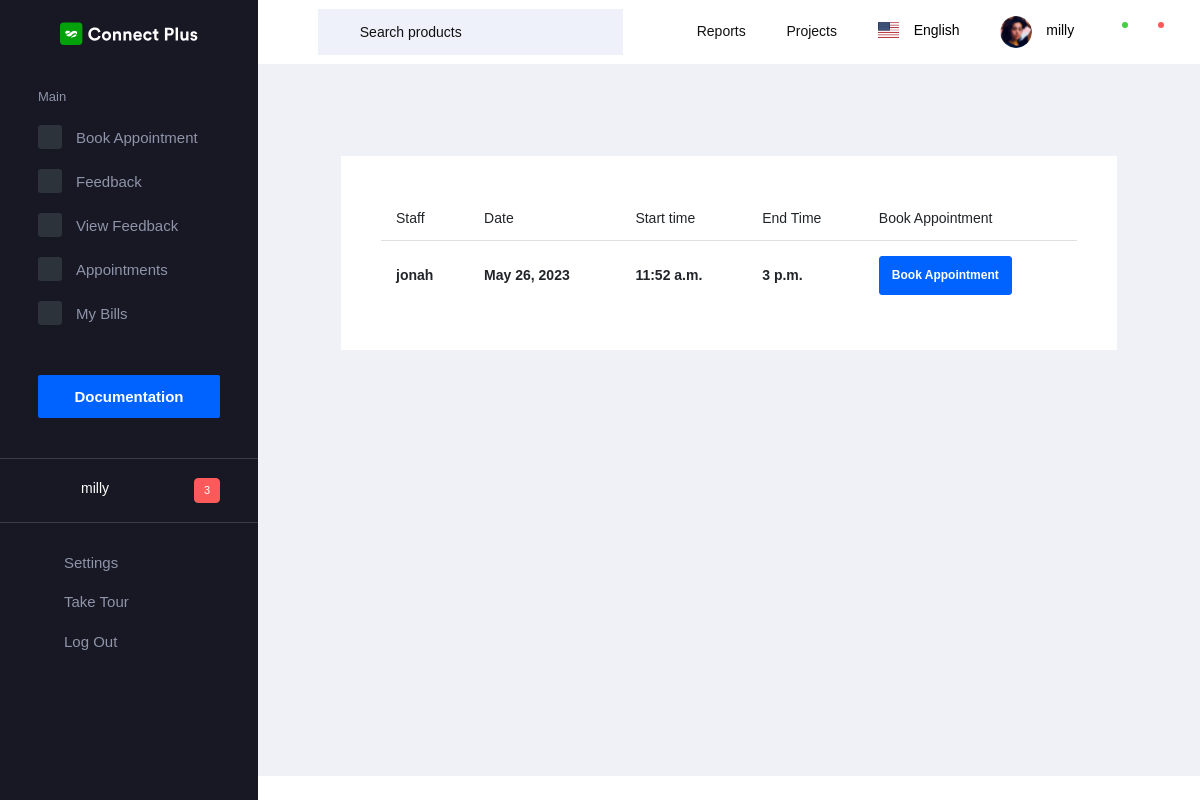
Page /book_app (signed in) on the earlier database version.
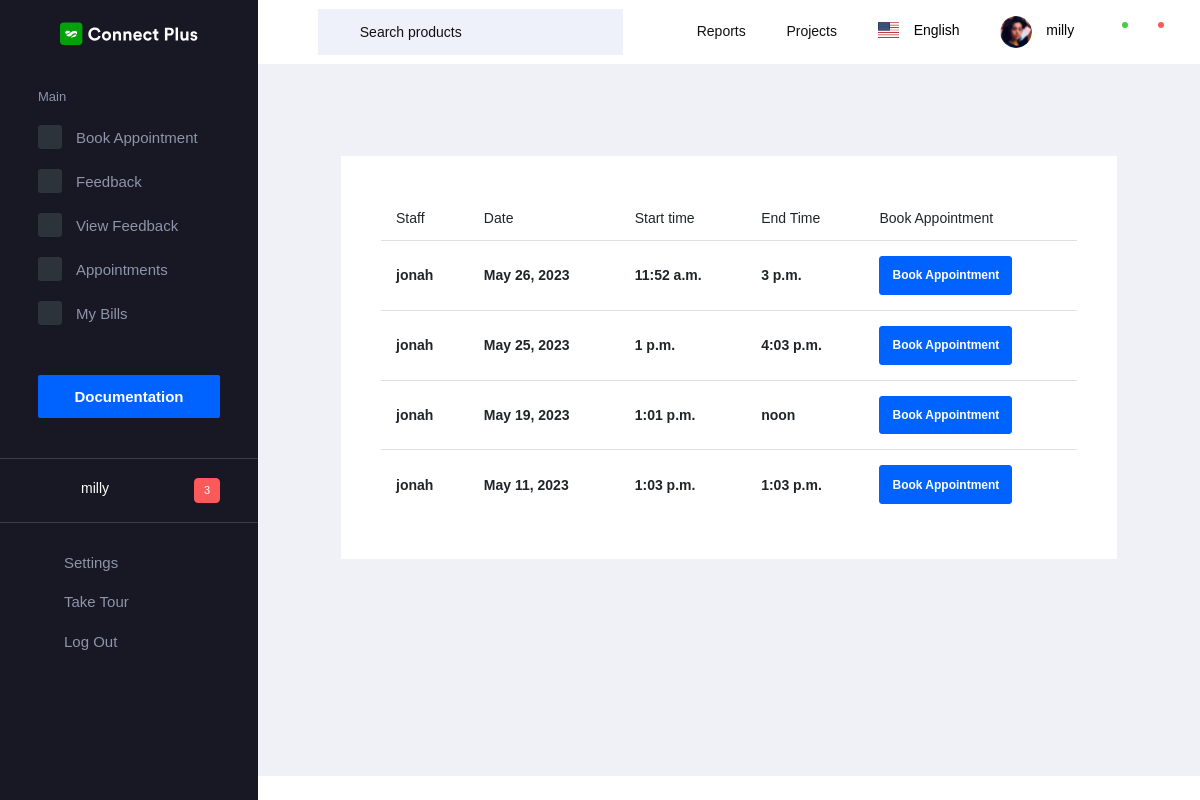
Same page on the later database version.
### app/models.py (models this page shows)
class WorkSchedule(models.Model):
    user = models.ForeignKey(Login, on_delete=models.DO_NOTHING)
    date = models.DateField(null=True, blank=True)
    start_time = models.TimeField()
    end_time = models.TimeField()
    customer = models.CharField(max_length=20, null=True, blank=True)

class Login(AbstractUser):
    is_worker = models.BooleanField(default=False)
    is_customer = models.BooleanField(default=False)
    name = models.CharField(max_length=42, null=True)
    phone = models.CharField(max_length=15, null=True)
    profile_pic = models.FileField(upload_to='documents/', null=True)
    status = models.IntegerField(default=0, null=True)
    category = models.ForeignKey(WorkerCategory, on_delete=models.CASCADE, null=True)
    gender = models.CharField(max_length=10)
    address = models.TextField(max_length=150)

### app/customer_views.py (the view)
# urls.py: path('book_app', customer_views.book_app, name="book_app"),
@cache_control(no_cache=True, must_revalidate=True, no_store=True)
@login_required
def book_app(request):
    data = WorkSchedule.objects.all()
    return render(request, 'customer/book.html', {'data': data})

### templates/customer/book.html
{% extends "customer/base.html" %}
{%load crispy_forms_tags %}
{% block content %}
<div class="content-wrapper">
        <div class="row">
            <div class="col-md-12 grid-margin stretch-card">
                <div class="card">
                  <div class="card-body">
                      <table class="table">
                          <thead>
                            <tr>
                              <th scope="col">Staff</th>
                              <th scope="col">Date</th>
                              <th scope="col">Start time</th>
                              <th scope="col">End Time</th>
                              <th scope="col">Book Appointment</th>
                            </tr>
                          </thead>
                          <tbody>
                            {% for i in data %}
                            <tr>
                                {% if i.user.is_worker %}
                              <th scope="row">{{i.user}}</th>
                              <th scope="row">{{i.date}}</th>
                              <th scope="row">{{i.start_time}}</th>
                              <th scope="row">{{i.end_time}}</th>
                                <th scope="row">
                                    <a href="{% url 'appointment' i.id %}">
                                        <input class="btn btn-primary" type="Submit" value="Book Appointment">
                                    </a>
                                </th>
                                {% endif %}
                            </tr>
                            {% endfor %}
                          </tbody>
                      </table>
                  </div>
                </div>
            </div>
        </div>
</div>
{% endblock %}

Differences in the rows shown:
added WorkSchedule: user "jonah", date "May 25, 2023", start_time "1 p.m.", end_time "4:03 p.m."
added WorkSchedule: user "jonah", date "May 19, 2023", start_time "1:01 p.m.", end_time "noon"
added WorkSchedule: user "jonah", date "May 11, 2023", start_time "1:03 p.m.", end_time "1:03 p.m."
